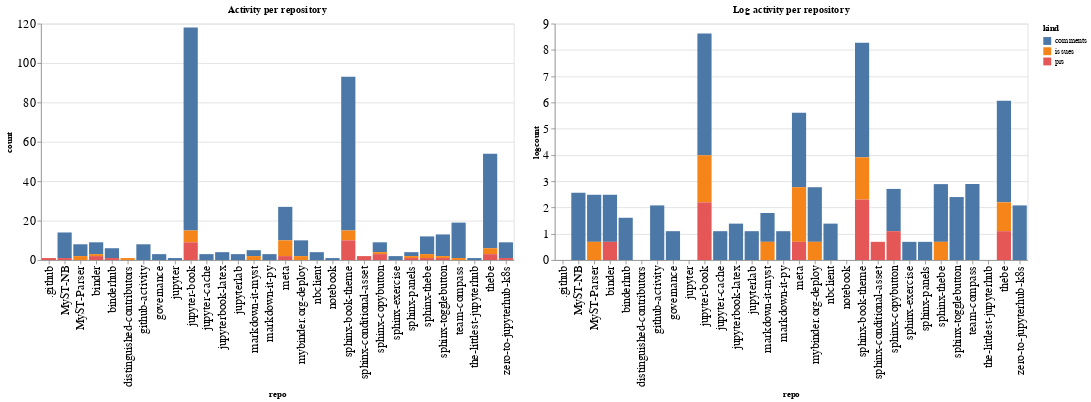

The code cell stored with this chart in its notebook:
### Code cell
ch1 = alt.Chart(repo_summaries, width=600, title="Activity per repository").mark_bar().encode(
    x='repo',
    y='count',
    color='kind',
    tooltip="kind"
)

ch2 = alt.Chart(repo_summaries, width=600, title="Log activity per repository").mark_bar().encode(
    x='repo',
    y='logcount',
    color='kind',
    tooltip="kind"
)

ch1 | ch2

### Figure 1 — Vega-Lite specification as saved in the notebook (floating-point values rounded to 4 significant figures)
{"config": {"axisLeft": {"labelFontSize": 15}, "axisBottom": {"labelFontSize": 15}}, "hconcat": [{"mark": "bar", "encoding": {"color": {"type": "nominal", "field": "kind"}, "tooltip": {"type": "nominal", "field": "kind"}, "x": {"type": "nominal", "field": "repo"}, "y": {"type": "quantitative", "field": "count"}}, "title": "Activity per repository", "width": 600}, {"mark": "bar", "encoding": {"color": {"type": "nominal", "field": "kind"}, "tooltip": {"type": "nominal", "field": "kind"}, "x": {"type": "nominal", "field": "repo"}, "y": {"type": "quantitative", "field": "logcount"}}, "title": "Log activity per repository", "width": 600}], "data": {"name": "data-80838828836765656881a485f8239436"}, "$schema": "https://vega.github.io/schema/vega-lite/v4.8.1.json", "datasets": {"data-80838828836765656881a485f8239436": [{"repo": ".github", "kind": "prs", "count": 1, "logcount": 0.0}, {"repo": "MyST-NB", "kind": "comments", "count": 13, "logcount": 2.565}, {"repo": "MyST-NB", "kind": "prs", "count": 1, "logcount": 0.0}, {"repo": "MyST-Parser", "kind": "comments", "count": 6, "logcount": 1.792}, {"repo": "MyST-Parser", "kind": "issues", "count": 2, "logcount": 0.6931}, {"repo": "binder", "kind": "comments", "count": 6, "logcount": 1.792}, {"repo": "binder", "kind": "issues", "count": 1, "logcount": 0.0}, {"repo": "binder", "kind": "prs", "count": 2, "logcount": 0.6931}, {"repo": "binderhub", "kind": "comments", "count": 5, "logcount": 1.609}, {"repo": "binderhub", "kind": "prs", "count": 1, "logcount": 0.0}, {"repo": "distinguished-contributors", "kind": "issues", "count": 1, "logcount": 0.0}, {"repo": "github-activity", "kind": "comments", "count": 8, "logcount": 2.079}, {"repo": "governance", "kind": "comments", "count": 3, "logcount": 1.099}, {"repo": "jupyter", "kind": "comments", "count": 1, "logcount": 0.0}, {"repo": "jupyter-book", "kind": "comments", "count": 103, "logcount": 4.635}, {"repo": "jupyter-book", "kind": "issues", "count": 6, "logcount": 1.792}, {"repo": "jupyter-book", "kind": "prs", "count": 9, "logcount": 2.197}, {"repo": "jupyter-cache", "kind": "comments", "count": 3, "logcount": 1.099}, {"repo": "jupyterbook-latex", "kind": "comments", "count": 4, "logcount": 1.386}, {"repo": "jupyterlab", "kind": "comments", "count": 3, "logcount": 1.099}, {"repo": "markdown-it-myst", "kind": "comments", "count": 3, "logcount": 1.099}, {"repo": "markdown-it-myst", "kind": "issues", "count": 2, "logcount": 0.6931}, {"repo": "markdown-it-py", "kind": "comments", "count": 3, "logcount": 1.099}, {"repo": "meta", "kind": "comments", "count": 17, "logcount": 2.833}, {"repo": "meta", "kind": "issues", "count": 8, "logcount": 2.079}, {"repo": "meta", "kind": "prs", "count": 2, "logcount": 0.6931}, {"repo": "mybinder.org-deploy", "kind": "comments", "count": 8, "logcount": 2.079}, {"repo": "mybinder.org-deploy", "kind": "issues", "count": 2, "logcount": 0.6931}, {"repo": "nbclient", "kind": "comments", "count": 4, "logcount": 1.386}, {"repo": "notebook", "kind": "comments", "count": 1, "logcount": 0.0}, {"repo": "sphinx-book-theme", "kind": "comments", "count": 78, "logcount": 4.357}, {"repo": "sphinx-book-theme", "kind": "issues", "count": 5, "logcount": 1.609}, {"repo": "sphinx-book-theme", "kind": "prs", "count": 10, "logcount": 2.303}, {"repo": "sphinx-conditional-asset", "kind": "prs", "count": 2, "logcount": 0.6931}, {"repo": "sphinx-copybutton", "kind": "comments", "count": 5, "logcount": 1.609}, {"repo": "sphinx-copybutton", "kind": "issues", "count": 1, "logcount": 0.0}, {"repo": "sphinx-copybutton", "kind": "prs", "count": 3, "logcount": 1.099}, {"repo": "sphinx-exercise", "kind": "comments", "count": 2, "logcount": 0.6931}, {"repo": "sphinx-panels", "kind": "comments", "count": 2, "logcount": 0.6931}, {"repo": "sphinx-panels", "kind": "issues", "count": 1, "logcount": 0.0}, {"repo": "sphinx-panels", "kind": "prs", "count": 1, "logcount": 0.0}, {"repo": "sphinx-thebe", "kind": "comments", "count": 9, "logcount": 2.197}, {"repo": "sphinx-thebe", "kind": "issues", "count": 2, "logcount": 0.6931}, {"repo": "sphinx-thebe", "kind": "prs", "count": 1, "logcount": 0.0}, {"repo": "sphinx-togglebutton", "kind": "comments", "count": 11, "logcount": 2.398}, {"repo": "sphinx-togglebutton", "kind": "issues", "count": 1, "logcount": 0.0}, {"repo": "sphinx-togglebutton", "kind": "prs", "count": 1, "logcount": 0.0}, {"repo": "team-compass", "kind": "comments", "count": 18, "logcount": 2.89}, {"repo": "team-compass", "kind": "issues", "count": 1, "logcount": 0.0}, {"repo": "the-littlest-jupyterhub", "kind": "comments", "count": 1, "logcount": 0.0}, {"repo": "thebe", "kind": "comments", "count": 48, "logcount": 3.871}, {"repo": "thebe", "kind": "issues", "count": 3, "logcount": 1.099}, {"repo": "thebe", "kind": "prs", "count": 3, "logcount": 1.099}, {"repo": "zero-to-jupyterhub-k8s", "kind": "comments", "count": 8, "logcount": 2.079}, {"repo": "zero-to-jupyterhub-k8s", "kind": "prs", "count": 1, "logcount": 0.0}]}}
